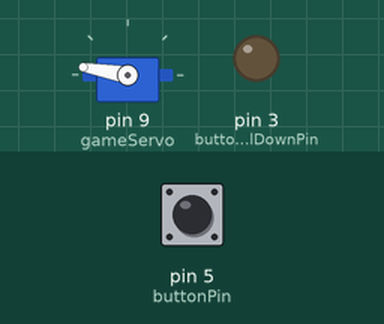
Simulated run of this sketch. Board: Arduino Uno, built with avr-gcc and run on an emulated ATmega328P. Parts: servo, output pins drawn as LEDs (lit = HIGH). Inputs (shaded band) come from the test bench; at power-on: pin 5 (buttonPin) LOW. Random numbers use the default seed unless the sketch sets one.

Above: at 1.2 s.
1.3 s: pin 5 (buttonPin) pulled HIGH for 0.15 s
At 7.0 s:
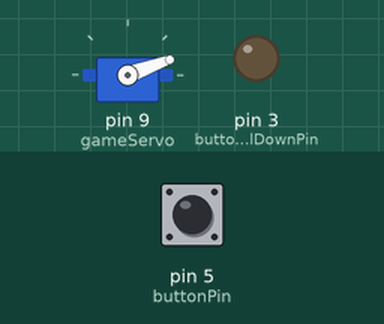
At 15.8 s:
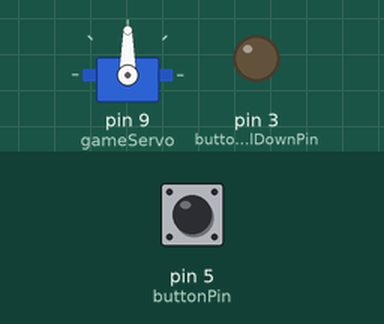
Timing chart, 0 to 16.3 s (numbered marks = the images above; inputs shaded):
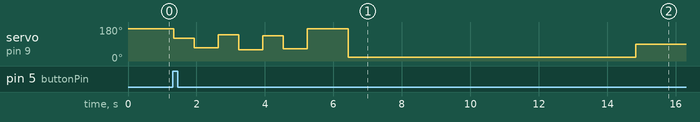

Measured:
- after the input at 1.3 s, servo on pin 9 (gameServo): 170° → 120° at once, → 70° 0.60 s later, → 140° 0.70 s later, → 60° 0.60 s later, … (9 changes in this stretch)

The sketch:

BootCompute.ino
```cpp
/*
  Boot/Compute Game

  Ref Arduino Debounce and Sweep Exmample Libraries

  Andrew Thompson 2019.

*/
#include <Servo.h>
Servo gameServo;
// constants
const int buttonPin = 5;    // the number of the pushbutton pin
const int buttonPullDownPin = 3;
const bool buttonPullDownState = LOW;

// Variables
int buttonState;             // the current reading from the input pin

int lastButtonState = LOW;   // the previous reading from the input pin

// the following variables are unsigned longs because the time, measured in
// milliseconds, will quickly become a bigger number than can be stored in an int.
unsigned long lastDebounceTime = 0;  // the last time the output pin was toggled
unsigned long debounceDelay = 30;    // the debounce time; increase if the output flickers

void setup() {
  pinMode(buttonPin, INPUT);
  pinMode(buttonPullDownPin, OUTPUT);
  gameServo.attach(9);  //attach servo pwm to pin 9
  gameServo.write(170);
  Serial.begin(9600);
  // set initial LED state
  digitalWrite(buttonPullDownPin, buttonPullDownState); //use 220k resistor to pull button pin to low (this is completely unnecessary but I ran out of wire to jump off of the ground pin on the redboard, so I'm just using a GPIO to simulate ground)
}

void loop() {
  // read the state of the switch into a local variable:
  int reading = digitalRead(buttonPin);

  // check to see if you just pressed the button
  // If the switch changed, due to noise or pressing:
  if (reading != lastButtonState) {
    // reset the debouncing timer
    lastDebounceTime = millis();
  }

  if ((millis() - lastDebounceTime) > debounceDelay) {
    // if the button state has changed:
    if (reading != buttonState) {
      buttonState = reading;

      if (buttonState == HIGH) {
        // so all the board swing stuff
        gameServo.write(120);
        delay(600);
        gameServo.write(70);
        delay(700);
        gameServo.write(140);
        delay(600);
        gameServo.write(60);
        delay(700);
        gameServo.write(135);
        delay(600);
        gameServo.write(65);
        delay(700);
        gameServo.write(90);
        //pick left or right
        randomSeed(millis());
        for(int i =0; i<3; i++){
          if(round(random(0,101)/50)) {
            gameServo.write(20);
            delay(1200);
          } else {
            gameServo.write(170);
            delay(1200);
          }
        }
        delay(6000);
        gameServo.write(90);
      }

    }
  }
  // save the reading. Next time through the loop, it'll be the lastButtonState:
  lastButtonState = reading;
}
```
